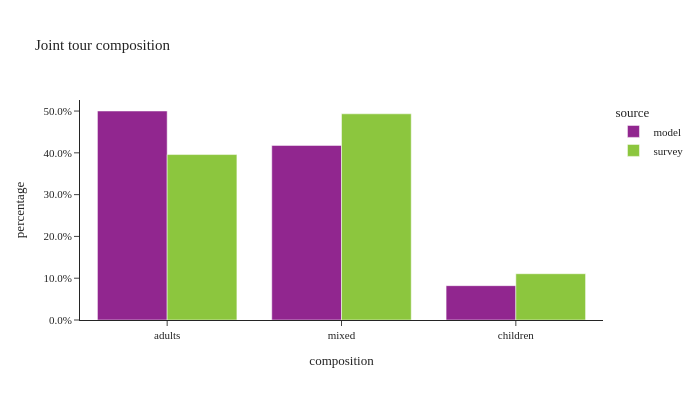

Notebook code cell kept with this figure:
### Code cell
util.plot_share_barchart(joint_tour_data, 'tour_weight', 'composition', title="Joint tour composition")

### Figure 1 — Plotly figure (JSON) as saved in the notebook; plotly's stock layout.template omitted (floating-point values rounded to 4 significant figures)
{"data": [{"alignmentgroup": "True", "customdata": [[57033], [47639], [9369]], "hovertemplate": "source=model<br>composition=%{x}<br>percentage=%{y}<br>sample_size=%{customdata[0]}<extra></extra>", "legendgroup": "model", "marker": {"color": "#91268F", "pattern": {"shape": ""}}, "name": "model", "offsetgroup": "model", "orientation": "v", "showlegend": true, "textposition": "auto", "type": "bar", "x": ["adults", "mixed", "children"], "xaxis": "x", "y": [0.5001, 0.4177, 0.08215], "yaxis": "y"}, {"alignmentgroup": "True", "customdata": [[533], [398], [83]], "hovertemplate": "source=survey<br>composition=%{x}<br>percentage=%{y}<br>sample_size=%{customdata[0]}<extra></extra>", "legendgroup": "survey", "marker": {"color": "#8CC63E", "pattern": {"shape": ""}}, "name": "survey", "offsetgroup": "survey", "orientation": "v", "showlegend": true, "textposition": "auto", "type": "bar", "x": ["adults", "mixed", "children"], "xaxis": "x", "y": [0.3959, 0.4934, 0.1107], "yaxis": "y"}], "layout": {"barmode": "group", "height": 400, "legend": {"title": {"text": "source"}, "tracegroupgap": 0}, "title": {"text": "Joint tour composition"}, "width": 700, "xaxis": {"anchor": "y", "domain": [0.0, 1.0], "title": {"text": "composition"}}, "yaxis": {"anchor": "x", "domain": [0.0, 1.0], "tickformat": ".1%", "title": {"text": "percentage"}}}}
